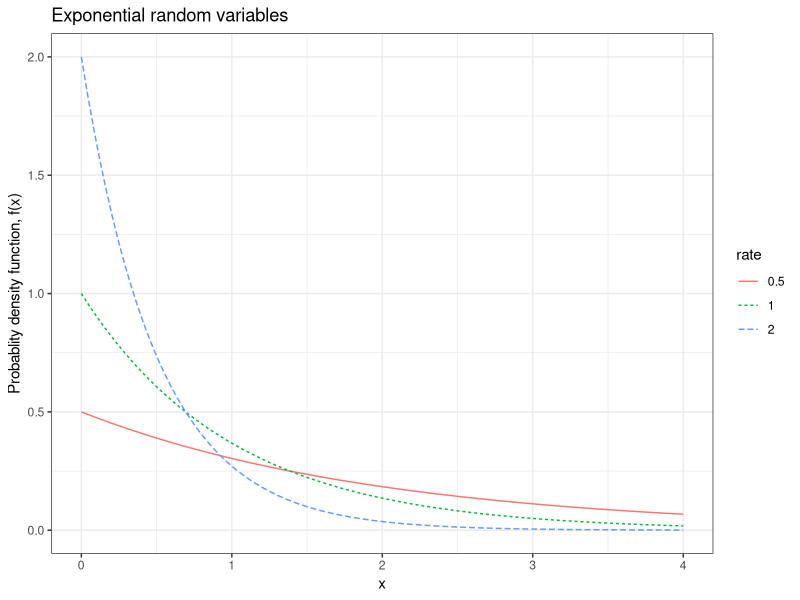
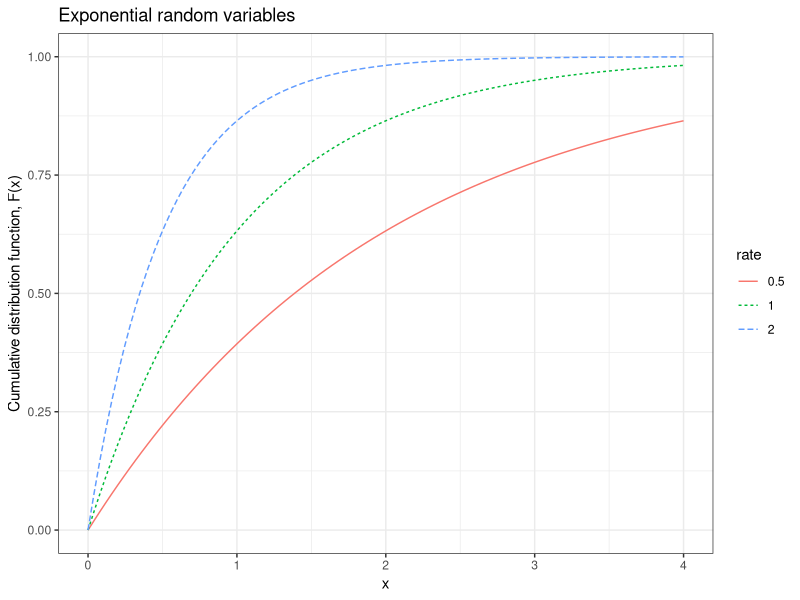

Generate these figures, in order, with R:
## ----libraries, message=FALSE, warning=FALSE, cache=FALSE-------------------------------------------------------------
library("tidyverse")


## ----set_seed, echo=FALSE---------------------------------------------------------------------------------------------
set.seed(20200915)


## ---------------------------------------------------------------------------------------------------------------------
d <- expand.grid(rate = c(0.5,1,2), 
                 x = seq(0, 4, length = 101)) %>%
  dplyr::mutate(pdf = dexp(x, rate = rate),
                cdf = pexp(x, rate = rate),
                rate = as.character(rate))

ggplot(d, aes(x=x, y = pdf, group = rate, color = rate, linetype = rate)) +
  geom_line() + 
  labs(y = "Probablity density function, f(x)",
       title = "Exponential random variables") +
  theme_bw()


## ---------------------------------------------------------------------------------------------------------------------
ggplot(d, aes(x=x, y = cdf, group = rate, color = rate, linetype = rate)) +
  geom_line() + 
  labs(y = "Cumulative distribution function, F(x)",
       title = "Exponential random variables") +
  theme_bw()
